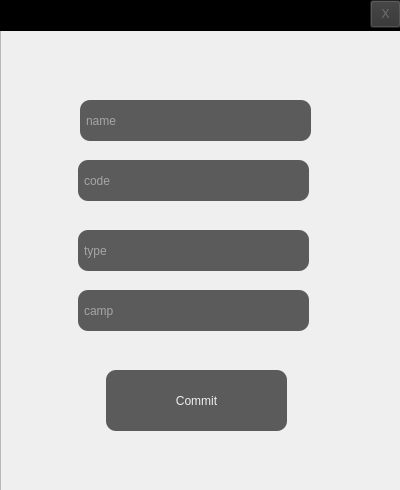
<?xml version="1.0" encoding="UTF-8"?>
<ui version="4.0">
 <class>Change</class>
 <widget class="QWidget" name="Change">
  <property name="geometry">
   <rect>
    <x>0</x>
    <y>0</y>
    <width>400</width>
    <height>490</height>
   </rect>
  </property>
  <property name="windowTitle">
   <string>Form</string>
  </property>
  <widget class="QFrame" name="frame">
   <property name="geometry">
    <rect>
     <x>0</x>
     <y>30</y>
     <width>401</width>
     <height>461</height>
    </rect>
   </property>
   <property name="styleSheet">
    <string notr="true">background-image: url(:/5.png);</string>
   </property>
   <property name="frameShape">
    <enum>QFrame::StyledPanel</enum>
   </property>
   <property name="frameShadow">
    <enum>QFrame::Raised</enum>
   </property>
   <widget class="QLineEdit" name="lineEdit_3">
    <property name="geometry">
     <rect>
      <x>78</x>
      <y>200</y>
      <width>231</width>
      <height>41</height>
     </rect>
    </property>
    <property name="styleSheet">
     <string notr="true">background:rgb(50,50,50,200);
color: #efefef;
border-radius:10px;
padding:2px 4px;
font: 25 10pt &quot;Microsoft YaHei&quot;;</string>
    </property>
    <property name="placeholderText">
     <string>type</string>
    </property>
   </widget>
   <widget class="QLineEdit" name="lineEdit_2">
    <property name="geometry">
     <rect>
      <x>78</x>
      <y>130</y>
      <width>231</width>
      <height>41</height>
     </rect>
    </property>
    <property name="styleSheet">
     <string notr="true">background:rgb(50,50,50,200);
color: #efefef;
border-radius:10px;
padding:2px 4px;
font: 25 10pt &quot;Microsoft YaHei&quot;;</string>
    </property>
    <property name="placeholderText">
     <string>code</string>
    </property>
   </widget>
   <widget class="QLineEdit" name="lineEdit_4">
    <property name="geometry">
     <rect>
      <x>78</x>
      <y>260</y>
      <width>231</width>
      <height>41</height>
     </rect>
    </property>
    <property name="styleSheet">
     <string notr="true">background:rgb(50,50,50,200);
color: #efefef;
border-radius:10px;
padding:2px 4px;
font: 25 10pt &quot;Microsoft YaHei&quot;;</string>
    </property>
    <property name="placeholderText">
     <string>camp</string>
    </property>
   </widget>
   <widget class="QPushButton" name="pushButton">
    <property name="geometry">
     <rect>
      <x>106</x>
      <y>340</y>
      <width>181</width>
      <height>61</height>
     </rect>
    </property>
    <property name="styleSheet">
     <string notr="true">background:rgb(50,50,50,200);
color: #efefef;
border-radius:10px;
padding:2px 4px;
font: 25 10pt &quot;Microsoft YaHei&quot;;</string>
    </property>
    <property name="text">
     <string>Commit</string>
    </property>
   </widget>
   <widget class="QLineEdit" name="lineEdit">
    <property name="geometry">
     <rect>
      <x>80</x>
      <y>70</y>
      <width>231</width>
      <height>41</height>
     </rect>
    </property>
    <property name="styleSheet">
     <string notr="true">background:rgb(50,50,50,200);
font: 25 10pt &quot;Microsoft YaHei&quot;;
color: #efefef;
border-radius:10px;
padding:2px 4px</string>
    </property>
    <property name="placeholderText">
     <string>name</string>
    </property>
   </widget>
  </widget>
  <widget class="QFrame" name="frame_2">
   <property name="geometry">
    <rect>
     <x>0</x>
     <y>0</y>
     <width>401</width>
     <height>31</height>
    </rect>
   </property>
   <property name="styleSheet">
    <string notr="true">background-color:rgb(50,50,50,300);</string>
   </property>
   <property name="frameShape">
    <enum>QFrame::StyledPanel</enum>
   </property>
   <property name="frameShadow">
    <enum>QFrame::Raised</enum>
   </property>
   <widget class="QPushButton" name="pushButton_7">
    <property name="geometry">
     <rect>
      <x>370</x>
      <y>0</y>
      <width>31</width>
      <height>28</height>
     </rect>
    </property>
    <property name="styleSheet">
     <string notr="true">background:rgb(50,50,50,200);
font: 10pt &quot;BIZ UDPGothic&quot;;
color: #6f6f6f;
padding:2px 4px;

</string>
    </property>
    <property name="text">
     <string>X</string>
    </property>
   </widget>
  </widget>
 </widget>
 <resources/>
 <connections/>
</ui>
